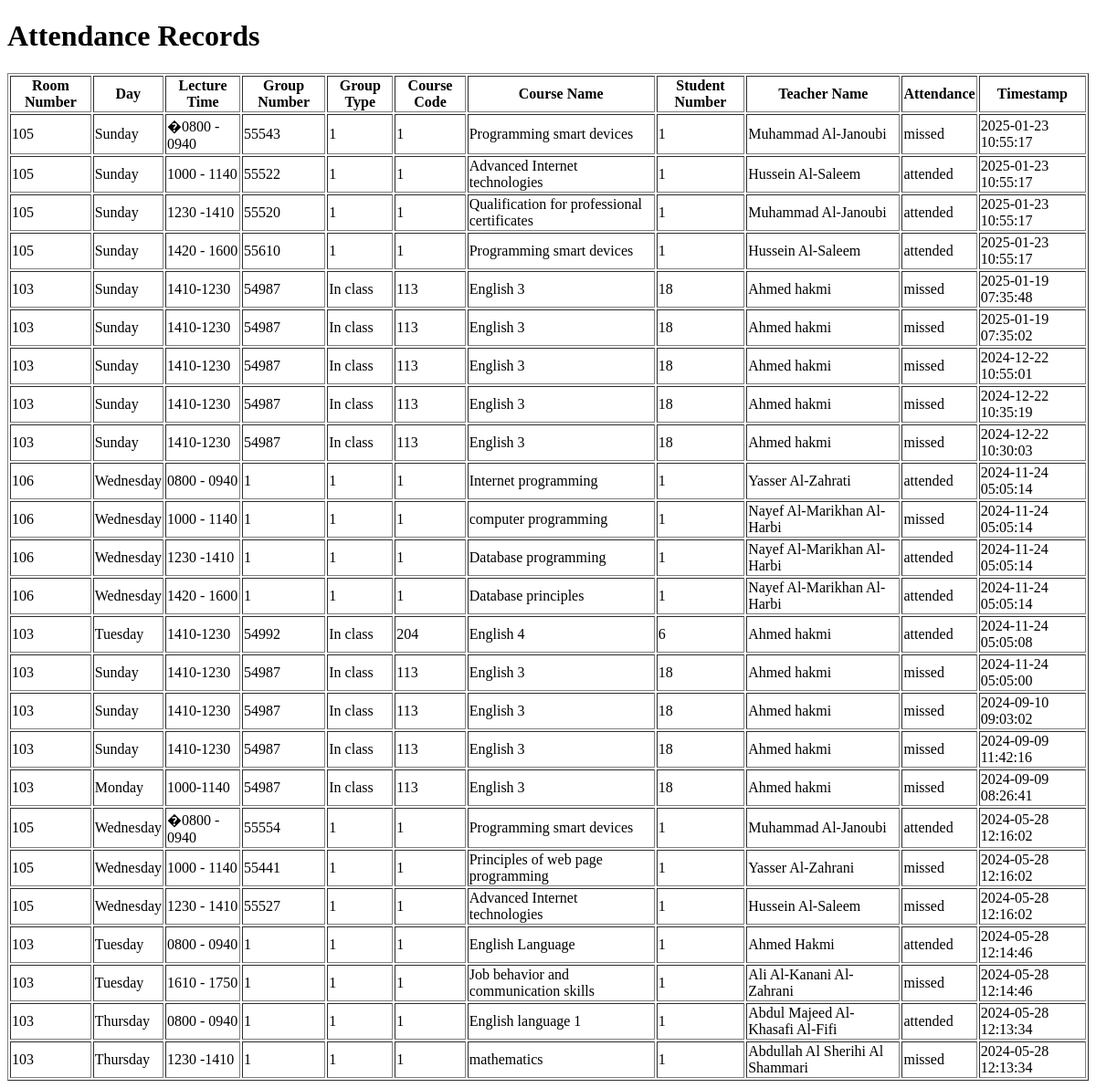
Before: /view_attendance with the older database file.
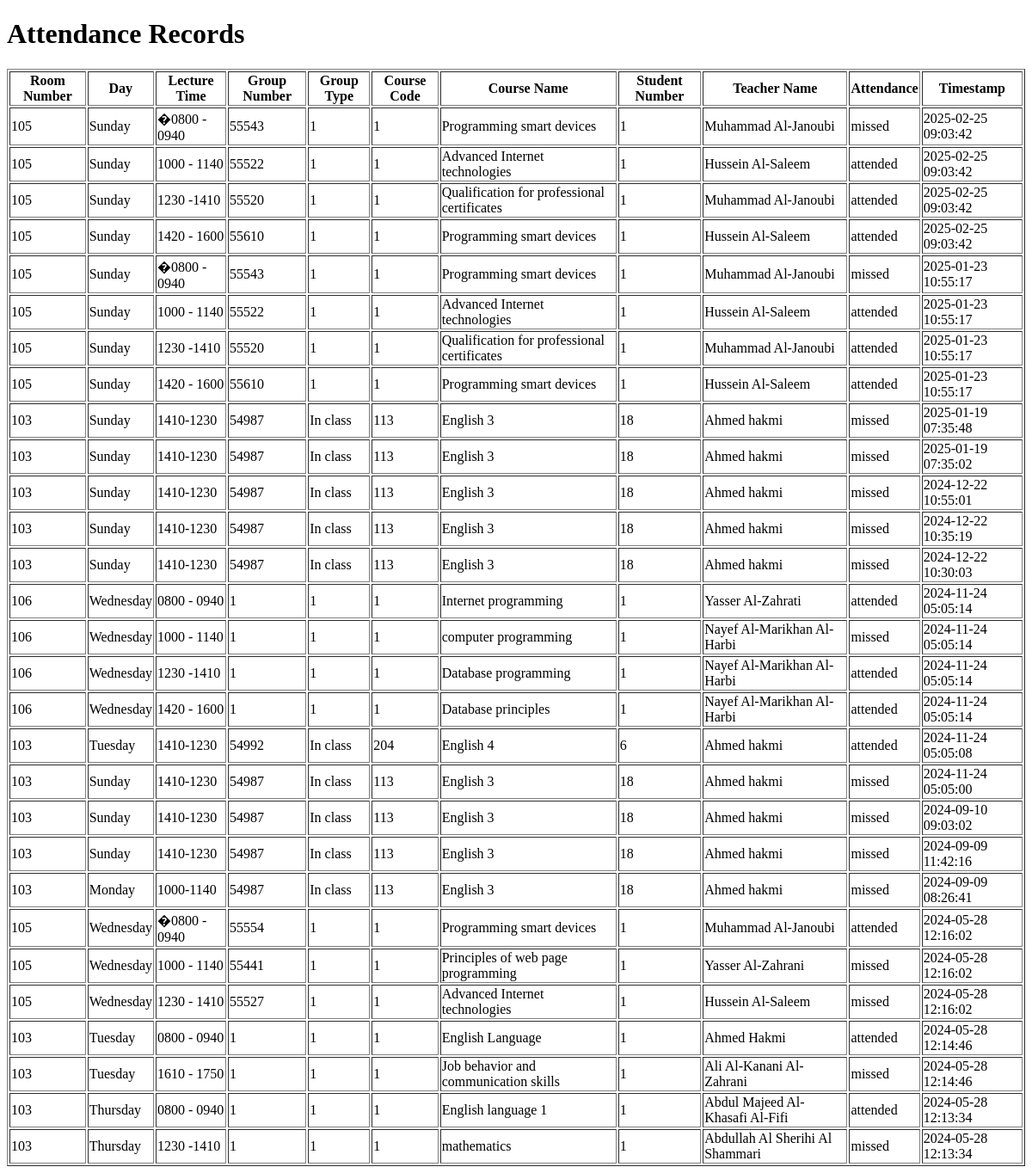
After: the same page with the newer database file.
### tables this page shows
CREATE TABLE attendance (
                 id INTEGER PRIMARY KEY AUTOINCREMENT,
                 room_number TEXT,
                 day TEXT,
                 lecture_time TEXT,
                 group_num TEXT,
                 group_type TEXT,
                 course_code TEXT,
                 course_name TEXT,
                 stu_num TEXT,
                 teacher_name TEXT,
                 attendance TEXT,
                 timestamp DATETIME DEFAULT CURRENT_TIMESTAMP
                 );

### main.py (the view)
@app.route('/view_attendance')
def view_attendance():
    conn = sqlite3.connect('room.db')
    c = conn.cursor()
    c.execute("SELECT * FROM attendance WHERE attendance IN ('attended', 'missed') ORDER BY timestamp DESC")
    attendance_records = c.fetchall()
    conn.close()
    return render_template('view_attendance.html', attendance_records=attendance_records)

### templates/view_attendance.html (shortened to what this page needs)
<!DOCTYPE html>
<html>
<head>
</head>
<body>
    <h1>Attendance Records</h1>
    <table border="1">
        <tr>
            <th>Room Number</th>
            <th>Day</th>
            <th>Lecture Time</th>
            <th>Group Number</th>
            <th>Group Type</th>
            <th>Course Code</th>
            <th>Course Name</th>
            <th>Student Number</th>
            <th>Teacher Name</th>
            <th>Attendance</th>
            <th>Timestamp</th>
        </tr>
        {% for record in attendance_records %}
        <tr>
            <td>{{ record[1] }}</td>
            <td>{{ record[2] }}</td>
            <td>{{ record[3] }}</td>
            <td>{{ record[4] }}</td>
            <td>{{ record[5] }}</td>
            <td>{{ record[6] }}</td>
            <td>{{ record[7] }}</td>
            <td>{{ record[8] }}</td>
            <td>{{ record[9] }}</td>
            <td>{{ record[10] }}</td>
            <td>{{ record[11] }}</td>
        </tr>
        {% endfor %}
    </table>
</body>
</html>

Changed rows visible on the page:
added attendance: room_number "105", day "Sunday", lecture_time "�0800 - 0940", group_num "55543", group_type "1", course_code "1", course_name "Programming smart devices", stu_num "1", teacher_name "Muhammad Al-Janoubi", attendance "missed", timestamp "2025-02-25 09:03:42"
added attendance: room_number "105", day "Sunday", lecture_time "1000 - 1140", group_num "55522", group_type "1", course_code "1", course_name "Advanced Internet technologies", stu_num "1", teacher_name "Hussein Al-Saleem", attendance "attended", timestamp "2025-02-25 09:03:42"
added attendance: room_number "105", day "Sunday", lecture_time "1230 -1410", group_num "55520", group_type "1", course_code "1", course_name "Qualification for professional certificates", stu_num "1", teacher_name "Muhammad Al-Janoubi", attendance "attended", timestamp "2025-02-25 09:03:42"
added attendance: room_number "105", day "Sunday", lecture_time "1420 - 1600", group_num "55610", group_type "1", course_code "1", course_name "Programming smart devices", stu_num "1", teacher_name "Hussein Al-Saleem", attendance "attended", timestamp "2025-02-25 09:03:42"
